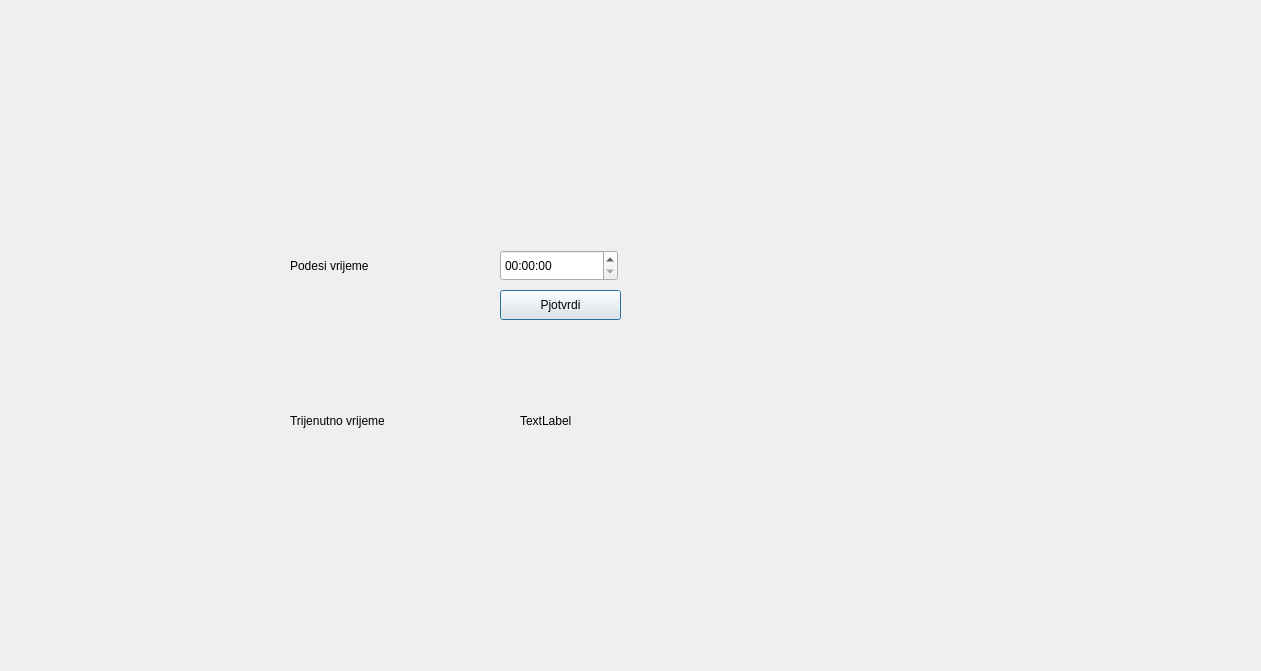
<?xml version="1.0" encoding="UTF-8"?>
<ui version="4.0">
 <class>Dialog</class>
 <widget class="QDialog" name="Dialog">
  <property name="geometry">
   <rect>
    <x>0</x>
    <y>0</y>
    <width>1261</width>
    <height>671</height>
   </rect>
  </property>
  <property name="windowTitle">
   <string>Dialog</string>
  </property>
  <widget class="QLabel" name="label">
   <property name="geometry">
    <rect>
     <x>290</x>
     <y>250</y>
     <width>111</width>
     <height>31</height>
    </rect>
   </property>
   <property name="text">
    <string>Podesi vrijeme</string>
   </property>
  </widget>
  <widget class="QLabel" name="label_2">
   <property name="geometry">
    <rect>
     <x>290</x>
     <y>410</y>
     <width>141</width>
     <height>22</height>
    </rect>
   </property>
   <property name="text">
    <string>Trijenutno vrijeme</string>
   </property>
  </widget>
  <widget class="QTimeEdit" name="timeEdit">
   <property name="geometry">
    <rect>
     <x>500</x>
     <y>250</y>
     <width>118</width>
     <height>31</height>
    </rect>
   </property>
   <property name="displayFormat">
    <string>HH:mm:ss</string>
   </property>
  </widget>
  <widget class="QPushButton" name="pushButton">
   <property name="geometry">
    <rect>
     <x>500</x>
     <y>290</y>
     <width>121</width>
     <height>30</height>
    </rect>
   </property>
   <property name="text">
    <string>Pjotvrdi</string>
   </property>
  </widget>
  <widget class="QLabel" name="label_3">
   <property name="geometry">
    <rect>
     <x>520</x>
     <y>410</y>
     <width>68</width>
     <height>22</height>
    </rect>
   </property>
   <property name="text">
    <string>TextLabel</string>
   </property>
  </widget>
 </widget>
 <resources/>
 <connections/>
</ui>
